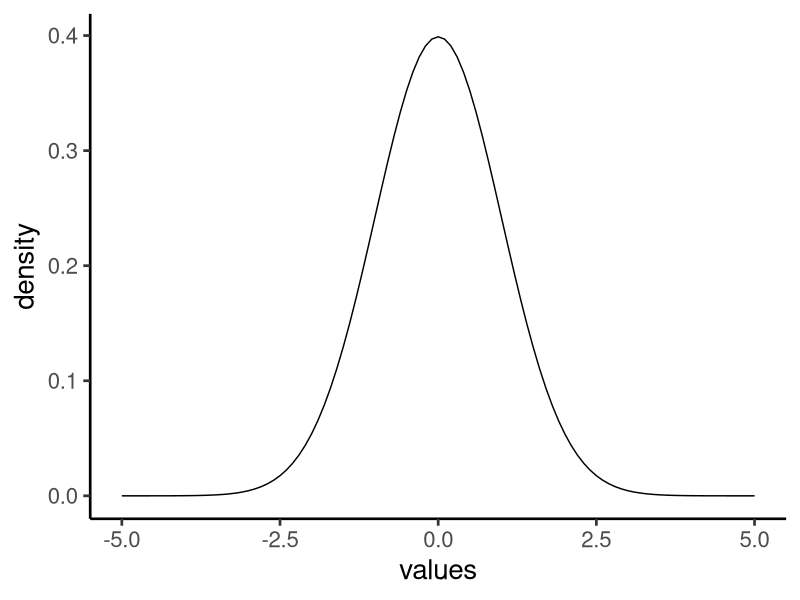
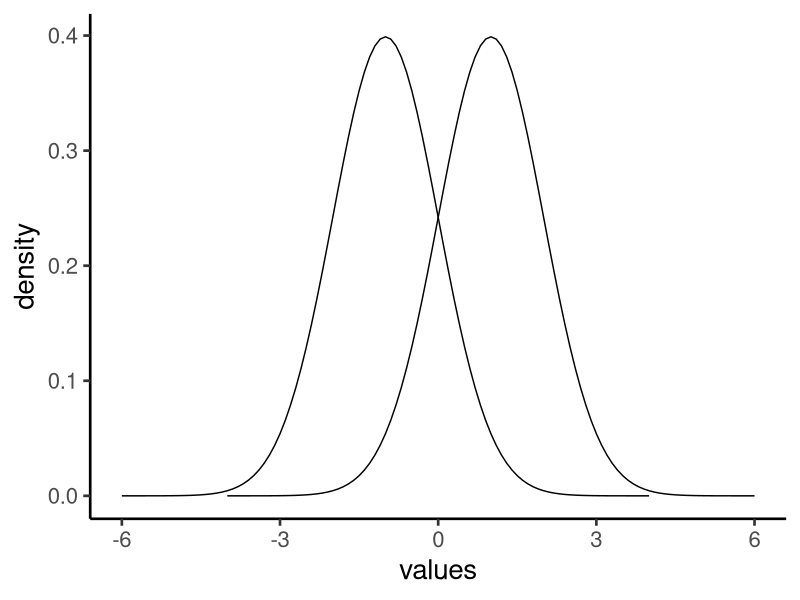
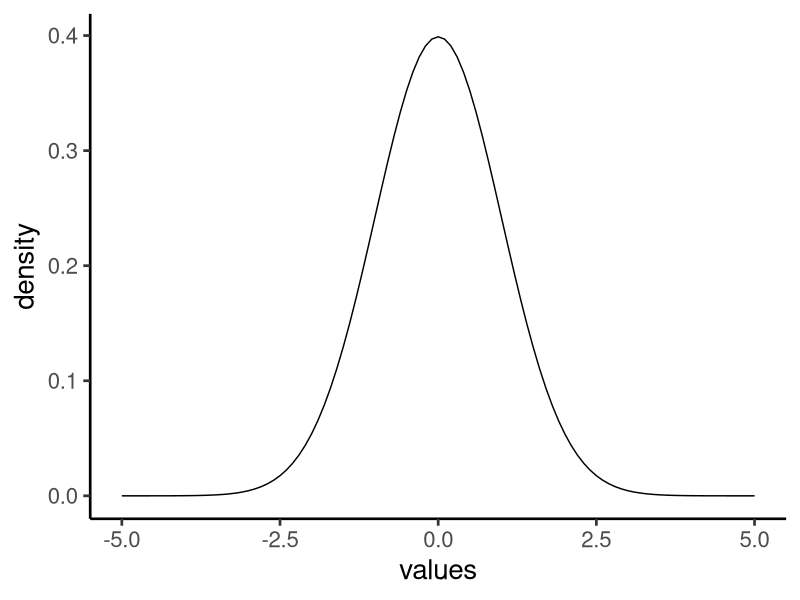

Here is the R script that generated these plots, in order: (Note: this script raises an error after producing the figures.)
## ---- chunk 1
options(htmltools.dir.version = FALSE)
knitr::opts_chunk$set(echo = FALSE,message=FALSE,warning=FALSE, cache = TRUE)
## ---- chunk 2
subjects<-c(1,2,3,4,5)
level_A <-c(1,4,3,6,5)
level_B <-c(4,8,7,9,10)
df<-data.frame(subjects,level_A, level_B)
knitr::kable(df, "html")
## ---- chunk 3
knitr::kable(df, "html")
## ---- chunk 4
df<-cbind(df, differences=level_B-level_A)
knitr::kable(df, "html")
## ---- chunk 5
A <-c(1,4,3,6,5)
B <-c(4,8,7,9,10)
difference <- B-A
print(difference)

## ---- chunk 6
A <-c(1,4,3,6,5)
B <-c(4,8,7,9,10)
difference <- B-A
# Calculate Mean
mean(difference)

# Calculate SEM
sd(difference)/sqrt(length(difference))

## ---- chunk 7

A <-c(1,4,3,6,5)
B <-c(4,8,7,9,10)
difference <- B-A
mean_D <- mean(difference)
SEM_D <- sd(difference)/sqrt(length(difference))

# calculate t
mean_D/SEM_D

## ---- chunk 8
A <-c(1,4,3,6,5)
B <-c(4,8,7,9,10)
difference <- B-A

t.test(difference)$statistic

## ---- chunk 9
A <-c(1,4,3,6,5)
B <-c(4,8,7,9,10)

t.test(A,B, paired=TRUE)$statistic

## ---- chunk 10
values<-seq(-5,5,.1)
density<-dnorm(values,0,1)
df<-data.frame(values,density)
library(ggplot2)
ggplot(df, aes(x=values,y=density))+
  geom_line()+
  theme_classic(base_size=20)
## ---- chunk 11
values<-seq(-5,5,.1)
density<-dnorm(values,0,1)
df<-data.frame(values,density)
library(ggplot2)
ggplot(df, aes(x=values-1,y=density))+
  geom_line()+
  geom_line(aes(x=values+1,y=density))+
  theme_classic(base_size=20)+
  xlab("values")
## ---- chunk 12
values<-seq(-5,5,.1)
density<-dnorm(values,0,1)
df<-data.frame(values,density)
library(ggplot2)
ggplot(df, aes(x=values,y=density))+
  geom_line()+
  theme_classic(base_size=20)
## ---- chunk 13
cat('<iframe style="width:100%;height:100%;border-style:none;", src="https://crumplab.shinyapps.io/pairedTtest/" />\n')
## ---- chunk 14
knitr::include_graphics("figs/ttest/6critT-1.png")
## ---- chunk 15
df<-c(5,6,7,8,9,10,20,50,100)
p_05 <- round(qt(.95,df), digits=2)
p_01 <- round(qt(.99,df), digits=2)
p_10 <- round(qt(.90,df), digits=2)

t_df <- data.frame(df, p_10,p_05,p_01)
knitr::kable(t_df,"html")
## ---- chunk 16
knitr::include_graphics("figs/ttest/6twotailedt-1.png")
## ---- chunk 17
df<-c(5,10,20,50,100)
p_05 <- round(qt(.95,df), digits=2)
p_01 <- round(qt(.99,df), digits=2)
p_10 <- round(qt(.90,df), digits=2)

t_df <- data.frame(df, p_10,p_05,p_01)
knitr::kable(t_df,"html")
## ---- chunk 18
df<-c(5,10,20,50,100)
p_05 <- round(qt(.975,df), digits=2)
p_01 <- round(qt(.995,df), digits=2)
p_10 <- round(qt(.95,df), digits=2)

t_df <- data.frame(df, p_10,p_05,p_01)
knitr::kable(t_df,"html")
## ---- chunk 19
knitr::include_graphics("figs/ttest/6critT-1.png")
## ---- chunk 20
knitr::include_graphics("figs/ttest/6twotailedt-1.png")
## ---- chunk 21
knitr::include_graphics("figs/ttest/song.png")
## ---- chunk 22
knitr::include_graphics("figs/ttest/design.png")
## ---- chunk 23
knitr::include_graphics("figs/ttest/predictions.png")
## ---- chunk 24
knitr::include_graphics("figs/ttest/first5.png")
## ---- chunk 25
knitr::include_graphics("figs/ttest/first5b.png")
## ---- chunk 26
knitr::include_graphics("figs/ttest/first5c.png")
## ---- chunk 27
baseline <- c(.44,.41,.75,.44,.47)
test <- c(.6,.68,.72,.28,.5)
## ---- chunk 28
t.test(test,baseline,paired=TRUE)
## ---- chunk 29
t.test(test,baseline,paired=TRUE,
       alternative="greater")
## ---- chunk 30
knitr::include_graphics("figs/ttest/allinfants.png")
